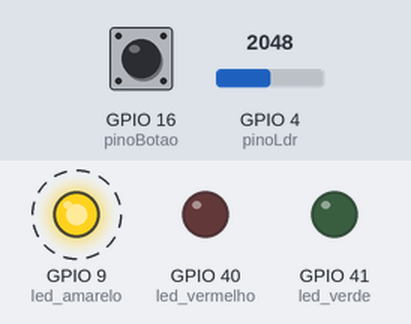
Recording of a sketch running on a simulated ESP32-S3. On the bench: output pins drawn as LEDs (lit = HIGH). Dashed ring = blinking. Inputs (shaded band) come from the test bench; at power-on: GPIO 4 (pinoLdr) = 2048, GPIO 16 (pinoBotao) LOW. WiFi joins after 1.5 s; servers stay silent unless stated; what the sketch prints to the serial monitor is not drawn.

Above: at 1.2 s.
1.3 s: GPIO 4 (pinoLdr) set to 663
4.2 s: GPIO 4 (pinoLdr) set to 563
At 6.5 s:
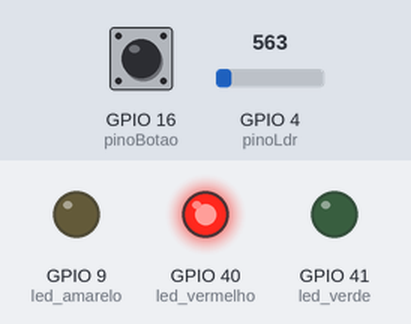
7.2 s: GPIO 16 (pinoBotao) pulled HIGH for 3.2 s
At 8.9 s:
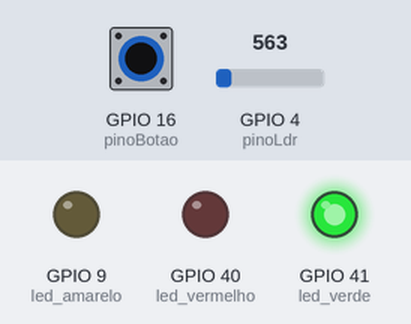
12.7 s: GPIO 16 (pinoBotao) pulled HIGH for 1 s
At 17.46 s:
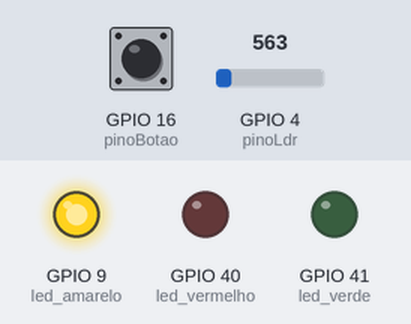
Timing chart, 0 to 17.7 s (numbered marks = the images above; inputs shaded):
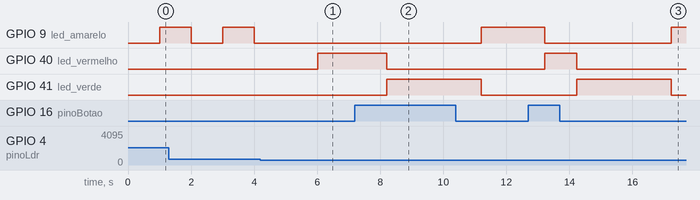

Measured:
- the behaviour switches between 600 and 599 on GPIO 4 (pinoLdr) (found by bisection; images 0 and 1)
- after the input at 4.2 s, GPIO 9 (led_amarelo): stays LOW (without the input it goes to HIGH after 0.82 s); GPIO 40 (led_vermelho): LOW → HIGH after 1.8 s
- after the input at 7.2 s, GPIO 9 (led_amarelo): LOW → HIGH after 4.0 s; GPIO 40 (led_vermelho): HIGH → LOW after 1.0 s instead of 3.8 s; GPIO 41 (led_verde): LOW → HIGH after 1.0 s instead of 3.8 s
- after the input at 12.7 s, GPIO 41 (led_verde): LOW → HIGH after 1.5 s, → LOW 3.0 s later

The sketch:

sketch.ino
```cpp
#include <WiFi.h>
#include <HTTPClient.h>

#define led_verde 41 // Pino utilizado para controle do led verda
#define led_vermelho 40 // Pino utilizado para controle do led vermelho
#define led_amarelo 9 // Pino utilizado para controle do led azul

const int pinoBotao = 16;  // Pino do botão
bool estadoBotao = 0;
bool ultimoEstadoBotao = 0; // Váriavel que diz o último estado do botão

const int pinoLdr = 4;  // Pino do LDR
int luzMinima=600;
int contagem = 0; // conta quantas vezes botao foi pressionado

unsigned long ultimaPiscada = 0; // Usado para o intervalo de 1 seg no loop
unsigned long ultimaPressionada = 0; // Ultima vez que o botao foi pressionado

void setup() {
  // Configuração inicial dos pinos para controle dos leds como OUTPUTs (saídas) do ESP32
  pinMode(led_amarelo,OUTPUT);
  pinMode(led_verde,OUTPUT);
  pinMode(led_vermelho,OUTPUT);

  // Inicialização das entradas
  pinMode(pinoBotao, INPUT); // Inicializa o pino do botão como input
  pinMode(pinoLdr, INPUT); // Inicializa o pino do LDR como input

  digitalWrite(led_amarelo, LOW);
  digitalWrite(led_verde, LOW);
  digitalWrite(led_vermelho, LOW);

  Serial.begin(9600); // Configuração para debug por interface serial entre ESP e computador com baud rate de 9600

  WiFi.begin("Wokwi-GUEST", ""); // Conexão à rede WiFi aberta com SSID Wokwi-GUEST

  while (WiFi.status() == WL_CONNECT_FAILED) {
    delay(100);
    Serial.print(".");
  }
  Serial.println("Conectado ao WiFi com sucesso!"); // Considerando que saiu do loop acima, o ESP32 agora está conectado ao WiFi (outra opção é colocar este comando dentro do if abaixo)

  if(WiFi.status() == WL_CONNECTED){ // Se o ESP32 estiver conectado à Internet
    HTTPClient http;

    String serverPath = "http://www.google.com.br/"; // Endpoint da requisição HTTP

    http.begin(serverPath.c_str());

    int httpResponseCode = http.GET(); // Código do Resultado da Requisição HTTP

    if (httpResponseCode>0) {
      Serial.print("HTTP Response code: ");
      Serial.println(httpResponseCode);
      String payload = http.getString();
      Serial.println(payload);
      }
    else {
      Serial.print("Error code: ");
      Serial.println(httpResponseCode);
      }
      http.end();
    }

  else {
    Serial.println("WiFi Disconnected");
  }
}

void loop() {
  int ldrstatus=analogRead(pinoLdr); // Detecta luminosidade
  if(ldrstatus>=luzMinima){
//    Serial.print("Escuro, piscar LED amarelo!");
    Serial.println(ldrstatus);
    escuro();
   }else{
//    Serial.print("Claro, ligar sequência!");
    Serial.println(ldrstatus);
    claro();
  }
  if(digitalRead(pinoBotao)) {
    if (millis() - ultimaPressionada < 100)
    Serial.println("pressionado");
    botaoPressionado();
  }
}

void escuro() { // Pisca luz amarela a cada 1 seg
  if (millis() - ultimaPiscada >= 1000){
    digitalWrite(led_verde, LOW);
    digitalWrite(led_vermelho, LOW);
    if(digitalRead(led_amarelo)) {
      digitalWrite(led_amarelo, LOW);
    } else {
      digitalWrite(led_amarelo, HIGH);
    }
    ultimaPiscada = millis();
  }
}

void claro() {
  if (digitalRead(led_vermelho)) {
    if (millis() - ultimaPiscada >= 5000) {
      digitalWrite(led_vermelho, LOW);
      digitalWrite(led_amarelo, LOW);
      digitalWrite(led_verde, HIGH);
      ultimaPiscada = millis();
    }
  } else if (digitalRead(led_verde)) {
    if (millis() - ultimaPiscada >= 3000) {
      digitalWrite(led_vermelho, LOW);
      digitalWrite(led_amarelo, HIGH);
      digitalWrite(led_verde, LOW);
      ultimaPiscada = millis();
    }
  } else {
    if (millis() - ultimaPiscada >= 2000) {
      digitalWrite(led_vermelho, HIGH);
      digitalWrite(led_amarelo, LOW);
      digitalWrite(led_verde, LOW);
      ultimaPiscada = millis();
    }
  }
}

void botaoPressionado() {
//  if (millis() - ultimaPressionada < 1500) {
//    contagem = contagem + 1;
//  } else {
//    contagem = 0;
//  }
//  if (contagem == 2) {
//    enviarRequisicao();
//    contagem = 0;
//  }
  ultimaPressionada = millis();
  if (digitalRead(led_vermelho)){
    delay(1000);
    digitalWrite(led_vermelho, LOW);
    digitalWrite(led_amarelo, LOW);
    digitalWrite(led_verde, HIGH);
    ultimaPiscada = millis();
  }
}

void enviarRequisicao() {
  Serial.println("requisição enviada");
}
```
